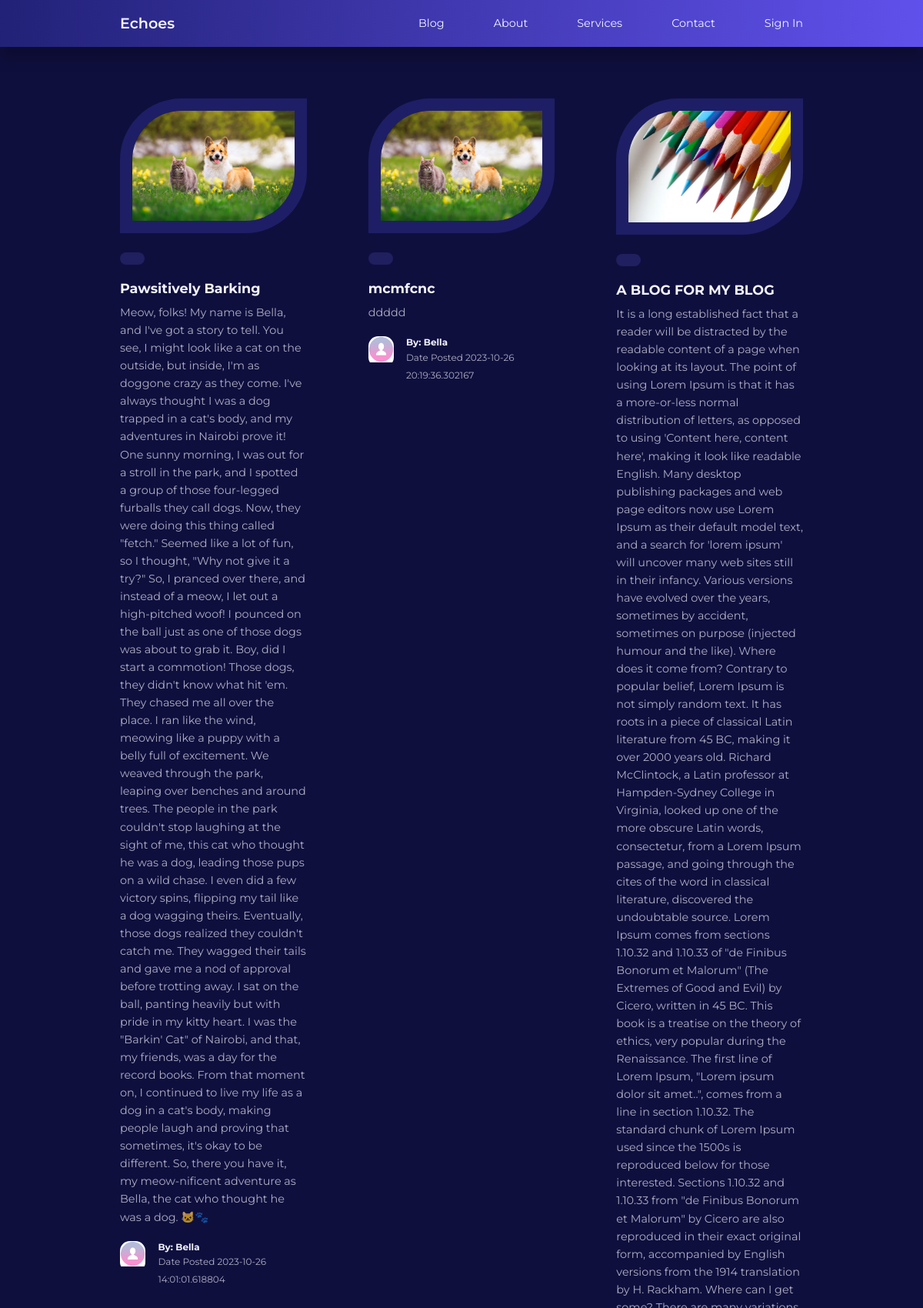
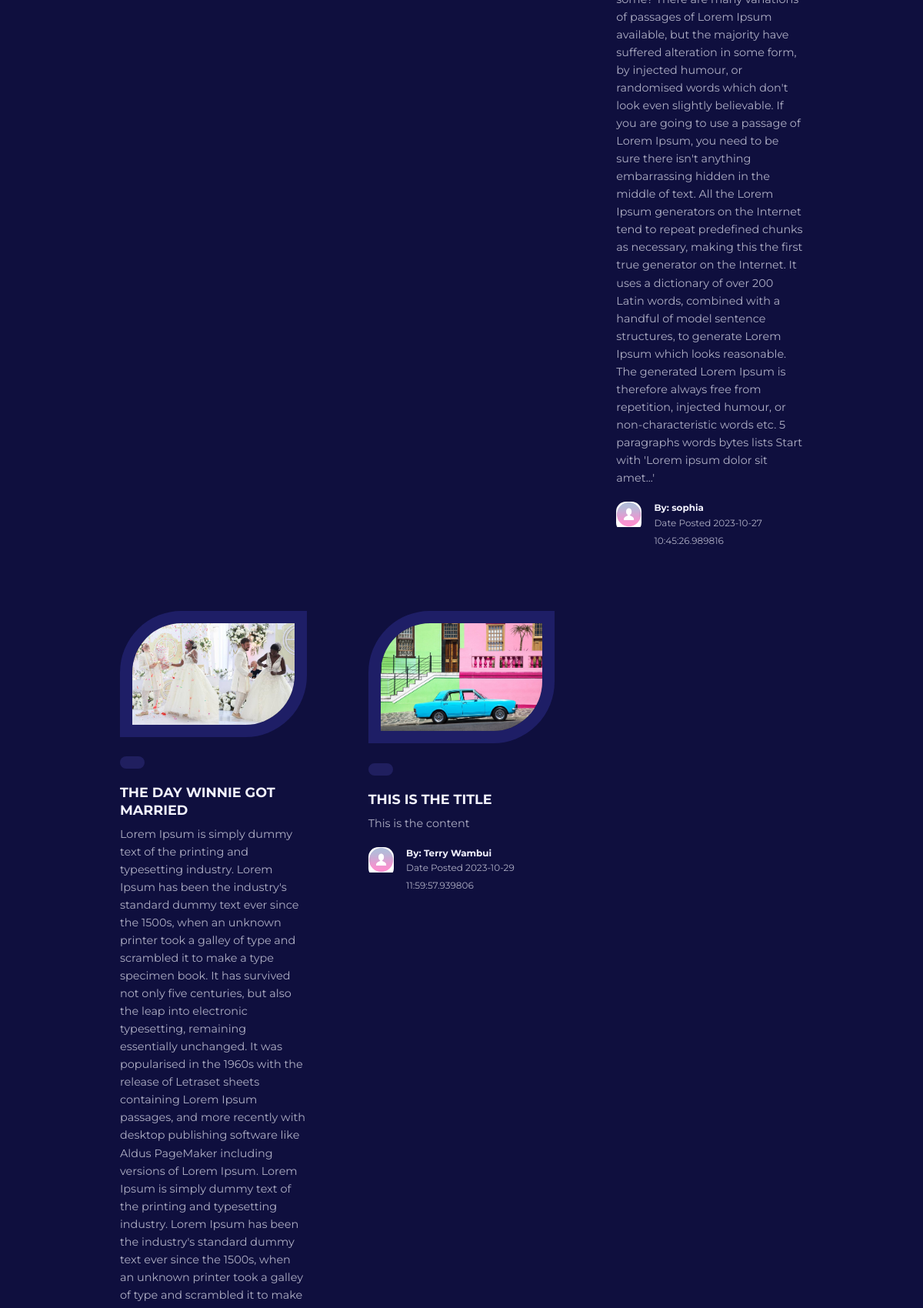
/index (upper part), run on the app's committed database (2 pictures, top to bottom).
### app/models.py (models this page shows, shortened)
class Post(db.Model):
    id = db.Column(db.Integer, primary_key=True)
    title = db.Column(db.String(120))
    content = db.Column(db.Text)
    image = db.Column(db.String(120), nullable=True)
    timestamp = db.Column(db.DateTime, index=True, default=datetime.utcnow)
    user_id = db.Column(db.Integer, db.ForeignKey('user.id', name='fk_user_id'))
    category_id = db.Column(db.Integer, db.ForeignKey('category.id', name='fk_category_id'))
    category = db.relationship('Category', backref=db.backref('posts', lazy=True))

class User(UserMixin, db.Model):
    id = db.Column(db.Integer, primary_key=True)
    username = db.Column(db.String(100), index=True, unique=True)
    email = db.Column(db.String(120), index=True, unique=True)
    password_hash = db.Column(db.String(128))
    role = db.Column(db.String(3))
    picture = db.Column(db.String(120), nullable=True)
    posts = db.relationship('Post', backref='author', lazy='dynamic')
    about_me = db.Column(db.String(140))
    last_seen = db.Column(db.DateTime, default=datetime.utcnow)
    followed = db.relationship(
        'User', secondary=followers,
        primaryjoin=(followers.c.follower_id == id),
        secondaryjoin=(followers.c.followed_id == id),
        backref=db.backref('followers', lazy='dynamic'), lazy='dynamic'
    )

### app/routes.py (the view)
@app.route('/', methods=['GET', 'POST'])
@app.route('/index')
def index():
    title = 'Implicit Declarations'
    posts = Post.query.all()
    authors = [post.author for post in posts]
    return render_template('index.html', title=title, posts=posts, authors=authors)

### app/routes.py (called while the page is built)
@app.before_request
def before_request():
    if current_user.is_authenticated:
        current_user.last_seen = datetime.utcnow()
        db.session.commit()

### app/templates/index.html (shortened to what this page needs)
{% extends "base.html" %}
{% block content %}
 <section class="posts">
    <div class="container posts__container">
         {% for post in posts %}
        <article class="post">
            <div class="post__thumbnail">
                {% if post.image %}
                <img src="{{ url_for('static', filename='images/' + post.image) }}" alt="Post Image">
                {% else %}
                <img src="{{ url_for('static', filename='/images/blog18.jpg') }}" alt="Default Image">
                {% endif %}
            </div>
            <div class="post__info">
                    <a href="category-posts.html" class="category__button">{{ category }}</a>
                    <h3 class="post__title">{{ post.title }}</h3>
                    <p class="post__body">{{ post.content }}</p>
                    <div class="post__author">
                        <div class="post__author-avator">
                            {% if current_user.is_authenticated %}
                            <img src="{{ url_for('static', filename='images/' + post.author.picture) }}" alt="">
                            {% else %}
                            <img src="{{ url_for('static', filename='/images/default_profile_pc.png') }}" alt="Default Image">
                            {% endif %}
                        </div>
                        <div class="post__author-info">
                            <a href="{{ url_for('profile', username=post.author.username) }}">
                            <h5>By: {{post.author.username }}</h5></a>
                            <small>Date Posted {{ post.timestamp }}</small>
                        </div>
                    </div>
                </div>
        </article>
        {% endfor %}
    </div>
</section>
{%endblock %}

### app/templates/base.html (shortened to what this page needs)
<!DOCTYPE html>
<html lang="en">
<head>
    <link rel="stylesheet" href="{{ url_for('static', filename='styles/styles.css')}}">
    <link rel="stylesheet" href="https://unicons.iconscout.com/release/v4.0.8/css/line.css">
</head>
<body>
    {% block navbar %}
    <nav>
        <div class="container nav__container">
            <a href="/index" class="nav__logo">Echoes</a>
            <ul class="nav__items">
                <li><a href="{{ url_for('blog') }}">Blog</a></li>
                <li><a href="{{ url_for('about') }}">About</a></li>
                <li><a href="{{ url_for('services') }}">Services</a></li>
                <li><a href="{{ url_for('contact') }}">Contact</a></li>
                {% if current_user.is_anonymous %}
                <li><a href="{{ url_for('signin') }}">Sign In</a></li>
                        {% endif %}
                    </ul>
        </div>
    </nav>
    {% endblock %}
     {% block content %}
    {% endblock %}
</body>
</html>

### app/static/styles/styles.css (style rules this page uses)
:root { --color-primary: #6f6af8; --color-primary-light: hsl(242, 91%, 69%, 18%); --color-primary-variant: #5854c7; --color-red: #da0f3f; --color-red-light: hsl(346, 87%, 46%, 15%); --color-green: #00c476; --color-green-light: hsl(156, 100%, 38%, 15%); --color-gray-900: #1e1e66; --color-gray-700: #2d2b7c; --color-gray-300: rgba(242, 242, 254, 0.3); --color-gray-200: rgba(242, 242, 254, 0.7); --color-white: #f2f2fe; --color-bg: #0f0f3e; --transition: all 300ms ease; --container-width-lg: 74%; --container-width-md: 88%; --form-width: 40%; --card-border-radius-1: 0.3rem; --card-border-radius-2: 0.5rem; --card-border-radius-3: 0.8rem; --card-border-radius-4: 2rem; --card-border-radius-5: 5rem; }
* { box-sizing: border-box; margin: 0; padding: 0; outline: 0; border: 0; appearance: 0; list-style: none; text-decoration: none; }
body { font-family: 'Montserrat', sans-serif; line-height: 1.6; color: var(--color-gray-200); overflow-x: hidden; background: var(--color-bg); font-size: 0.9rem; }
.container { width: var(--container-width-lg); max-width: 1800px; margin-inline: auto; }
section { margin-top: 3rem; width: 100vw; }
h1, h2, h3, h4, h5 { color: var(--color-white); line-height: 1.3; }
h3 { font-size: 1.1rem; margin: 0.8rem 0 0.5rem; }
a { color: var(--color-white); transition: var(--transition); }
img { display: block; width: 100%; object-fit: cover; }
nav { background: linear-gradient(to right, hsl(240, 56%, 30%), hsl(246, 80%, 62%)); width: 100vw; height: 3.8rem; position: fixed; top: 0; z-index: 10; box-shadow: 0 1rem 1rem rgba(0, 0, 0, 0.2); }
.nav__container { height: 100%; display: flex; align-items: center; justify-content: space-between; }
.nav__logo { font-weight: 600; font-size: 1.2rem; }
.nav__items { display: flex; align-items: center; gap: 4rem; }
.category__button { background: var(--color-primary-light); color: var(--color-primary); display: inline-block; padding: 0.5rem 1rem; border-radius: var(--card-border-radius-2); font-weight: 600; font-size: 0.8rem; text-align: center; }
.post__thumbnail { border-radius: var(--card-border-radius-5) 0; border: 1rem solid var(--color-gray-900); overflow: hidden; margin-bottom: 1.6rem; }
.post__author { display: flex; gap: 1rem; margin-top: 1.2rem; }
.post__author-avator { width: 2.5rem; height: 2.5rem; border-radius: var(--card-border-radius-3); overflow: hidden; }
.posts__container { display: grid; grid-template-columns: repeat(3, 1fr); gap: 5rem; margin-bottom: 5rem; margin-top: 8rem; }

### data on the page
Post: image (picture), title "Pawsitively Barking", content "Meow, folks! My name is Bella, and I've got a story to tell. You see, I might look like a cat on the outside, but inside, I'm as doggone crazy as they come. I've always thought I was a dog trapped in a cat's body, and my adventures in Nairobi prove it! One sunny morning, I was out for a stroll in the park, and I spotted a group of those four-legged furballs they call dogs. Now, they were doing this thing called \"fetch.\" Seemed like a lot of fun, so I thought, \"Why not give it a try?\" So, I pranced over there, and instead of a meow, I let out a high-pitched woof! I pounced on the ball just as one of those dogs was about to grab it. Boy, did I start a commotion! Those dogs, they didn't know…", author.username "Bella", timestamp "2023-10-26 14:01:01.618804"
Post: image (picture), title "mcmfcnc", content "ddddd", author.username "Bella", timestamp "2023-10-26 20:19:36.302167"
Post: image (picture), title "A BLOG FOR MY BLOG", content "It is a long established fact that a reader will be distracted by the readable content of a page when looking at its layout. The point of using Lorem Ipsum is that it has a more-or-less normal distribution of letters, as opposed to using 'Content here, content here', making it look like readable English. Many desktop publishing packages and web page editors now use Lorem Ipsum as their default model text, and a search for 'lorem ipsum' will uncover many web sites still in their infancy. Various versions have evolved over the years, sometimes by accident, sometimes on purpose (injected humour and the like). Where does it come from? Contrary to popular belief, Lorem Ipsum is not simply random…", author.username "sophia", timestamp "2023-10-27 10:45:26.989816"
Post: image (picture), title "THE DAY WINNIE GOT MARRIED"
Post: image (picture), title "THIS IS THE TITLE", content "This is the content", author.username "Terry Wambui", timestamp "2023-10-29 11:59:57.939806"
